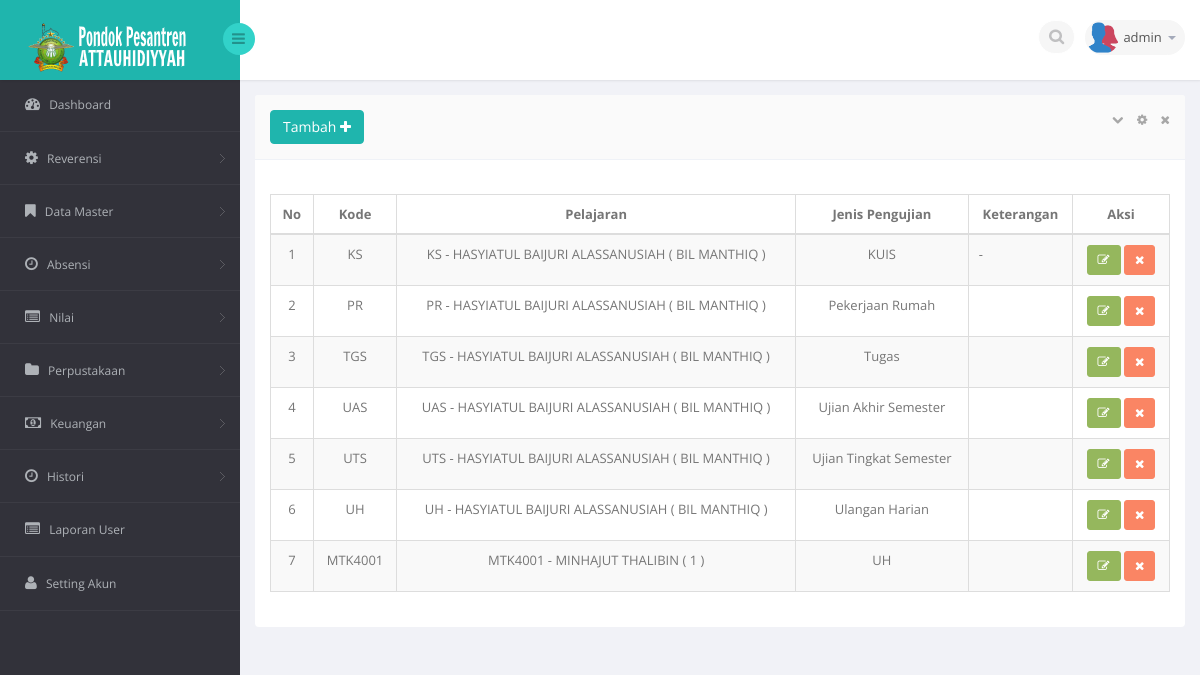
The app's page /med.php?mod=jenispengujian (signed in) with its own data.
### tables this page shows
CREATE TABLE IF NOT EXISTS `user` (
`id` int(11) NOT NULL,
  `id_user` varchar(50) NOT NULL,
  `id_sekolah` int(11) NOT NULL,
  `nama` varchar(45) NOT NULL,
  `username` varchar(20) NOT NULL,
  `password` varchar(50) NOT NULL,
  `level` varchar(20) NOT NULL,
  `last_login` datetime NOT NULL,
  `akses_master` text NOT NULL
);

CREATE TABLE IF NOT EXISTS `jenisujian` (
`id` int(10) unsigned NOT NULL,
  `kode` varchar(100) NOT NULL,
  `jenisujian` varchar(50) NOT NULL,
  `idpelajaran` int(10) unsigned NOT NULL,
  `keterangan` varchar(255) DEFAULT NULL
);

CREATE TABLE IF NOT EXISTS `pelajaran` (
`id` int(10) unsigned NOT NULL,
  `kode` varchar(20) NOT NULL,
  `nama` varchar(50) NOT NULL,
  `sifat` varchar(20) NOT NULL,
  `KKM` varchar(20) NOT NULL
);

### session.php (called while the page is built, shortened)
<?php
	include"lib/conn.php";
	$level_check = $_SESSION['level'];
	$user_check = $_SESSION['login_user'];
	if ($level_check=='siswa') {
			$ses_sql=mysqli_query($conn,"select panggilan from siswa where nis = '$user_check'");
		$row = mysqli_fetch_assoc($ses_sql);
		$login_session = $row['panggilan'];
		if(!isset($login_session)){
			mysqli_close($conn);
			header('location: login.php');
		}
	}else{
		$ses_sql=mysqli_query($conn,"select *from user where username = '$user_check'");
		$row = mysqli_fetch_assoc($ses_sql);
		$login_session = $row['username'];
	}
?>

### mod/nilai/jenispengujian.php (the view, shortened to what this page needs)
<?php
	if(isset($_SESSION['jenispengujian']) AND $_SESSION['jenispengujian'] <> 'TRUE')
	{
		?>
		  <div class="alert alert-danger alert-dismissible" id="succsess-alert">
	        <button type="button" class="close" data-dismiss="alert" aria-hidden="true">&times;</button>
	        <h4><i class="icon fa fa-ban"></i> Alert!</h4>
	        Dilarang mengakses file ini.
	      </div>
		<?php
	}
	else{
	$linkaksi = 'med.php?mod=jenispengujian';
	if(isset($_GET['act']))
	{
		$act = $_GET['act'];
		$linkaksi .= '&act='.$act;
	}
	else
	{
		$act = '';
	}
	$aksi = 'mod/nilai/act_jenispengujian.php';
	?>
	<?php
	switch ($act) {
			?>
			<?php
		default :
			?>
		        <div class="row">
		            <div class="clearfix">
		            <div class="col-sm-12">
		                <section class="panel">
		                    <header class="panel-heading">
		                        <?php if($_SESSION['level']=='admin'){?>
		                        	<a href="med.php?mod=jenispengujian&act=form">
									<button class="btn btn-primary">
										Tambah <i class="fa fa-plus"></i>
									</button>
									</a>
								<?php }?>
		                        <span class="tools pull-right">
		                            <a href="javascript:;" class="fa fa-chevron-down"></a>
		                            <a href="javascript:;" class="fa fa-cog"></a>
		                            <a href="javascript:;" class="fa fa-times"></a>
		                         </span>
		                    </header>
		                    <div class="panel-body table-responsive">
		                        <div class="adv-table editable-table ">
		                            <div class="clearfix">
		                            </div>
		                            <table class="table table-striped table-hover table-bordered" id="example">
		                                <thead>
		                                <tr>
											<th class="text-center">No</th>
		                                    <th class="text-center">Kode</th>
		                                    <th class="text-center">Pelajaran</th>
											<th class="text-center">Jenis Pengujian</th>
											<th class="text-center">Keterangan</th>
											<?php if($_SESSION['level']=='admin' ){?>
		                                    <th class="text-center">Aksi</th>
											<?php }?>
										</tr>
		                                </thead>
		                                <tbody>
		                                <?php
											$query = "SELECT a.`id`, a.`kode`, a.`jenisujian`, b.`kode` as kd, b.`nama`, a.`keterangan`
														FROM `jenisujian` as a
														join `pelajaran` as b on a.`idpelajaran` = b.`id`";
											$sql_kul = mysqli_query($conn,$query);
											$i=1;
											while ($m = mysqli_fetch_assoc($sql_kul)) {
										?>
		                                <tr class="">
		                                    <td width="" align="center"><?php echo $i ?></td>
		                                    <td width="" align="center"><?php echo $m['kode']?></td>
		                                    <td align="center"><?php echo $m['kode']?> - <?php echo $m['nama']?></td>
		                                    <td align="center"><?php echo $m['jenisujian']?></td>
		                                    <td><?php echo $m['keterangan']?></td>
											<td align="center">
		                                    <?php if($_SESSION['level']=='admin' ){?>
		                                        <a href="med.php?mod=jenispengujian&act=form&id=<?php echo $m['id'] ?>" ><button class="btn btn-success btn-sm"><i class="fa fa-edit"></i></button> </a>
												<a href="<?php echo $aksi ?>?mod=jenispengujian&act=hapus&id=<?php echo $m['id'] ?>" onclick="return myFunction();"><button class="btn btn-danger btn-sm"><i class="fa fa-times"></i></button> </a>
											</td>
											 <?php }?>
		                                </tr>
		                                <?php
		 									 $i++;
		 								 }
		 								?>
		                                </tbody>
		                            </table>
		                        </div>
		                    </div>
		                </section>
		            </div>
		        </div>
			<?php
		break;
	}
	}
?>

### med.php (shortened to what this page needs)
<?php
    include"session.php";
?>
<!DOCTYPE html>
<html lang="en">
<head>
    <link href="bs3/css/bootstrap.min.css" rel="stylesheet">
    <link href="css/bootstrap-reset.css" rel="stylesheet">
    <link href="font-awesome/css/font-awesome.css" rel="stylesheet" />
    <link rel="stylesheet" href="css/bootstrap-switch.css" />
    <link rel="stylesheet" type="text/css" href="js/bootstrap-fileupload/bootstrap-fileupload.css" />
    <link rel="stylesheet" type="text/css" href="js/bootstrap-wysihtml5/bootstrap-wysihtml5.css" />
    <link rel="stylesheet" type="text/css" href="js/bootstrap-datepicker/css/datepicker.css" />
    <link rel="stylesheet" type="text/css" href="js/bootstrap-colorpicker/css/colorpicker.css" />
    <link rel="stylesheet" type="text/css" href="js/bootstrap-daterangepicker/daterangepicker-bs3.css" />
    <link rel="stylesheet" type="text/css" href="js/bootstrap-datetimepicker/css/datetimepicker.css" />
    <link rel="stylesheet" type="text/css" href="js/jquery-multi-select/css/multi-select.css" />
    <link rel="stylesheet" type="text/css" href="js/jquery-tags-input/jquery.tagsinput.css" />
    <link rel="stylesheet" type="text/css" href="js/select2/select2.css" />
    <link href="js/jvector-map/jquery-jvectormap-1.2.2.css" rel="stylesheet">
    <link href="css/clndr.css" rel="stylesheet">
    <link href="js/css3clock/css/style.css" rel="stylesheet">
    <link rel="stylesheet" href="js/morris-chart/morris.css">
    <link href="js/advanced-datatable/css/demo_page.css" rel="stylesheet" />
    <link href="js/advanced-datatable/css/demo_table.css" rel="stylesheet" />
    <link rel="stylesheet" href="css/datatables/fixedHeader.bootstrap.min.css">
    <link rel="stylesheet" href="css/datatables/responsive.bootstrap.min.css">
    <link rel="stylesheet" href="css/datatables/buttons.dataTables.min.css">
    <link rel="stylesheet" href="css/jquery.steps.css?1">
    <link href="css/style.css" rel="stylesheet">
    <link href="css/style-responsive.css" rel="stylesheet" />
</head>
<body>
<section id="container" >
<header class="header fixed-top clearfix">
<div class="brand">
    <a href="med.php?mod=home" class="logo">
        <img class="img-responsive" src="images/logo.png" alt="">
    </a>
    <div class="sidebar-toggle-box">
        <div class="fa fa-bars"></div>
    </div>
</div>
<div class="top-nav clearfix">
    <ul class="nav pull-right top-menu">
        <li>
            <input type="text" class="form-control search" placeholder=" Search">
        </li>
        <li class="dropdown">
            <a data-toggle="dropdown" class="dropdown-toggle" href="#">
                <img alt="" src="images/users.png">
                <span class="username"><?php echo $login_session ?></span>
                <b class="caret"></b>
            </a>
        </li>
    </ul>
</div>
</header>
<aside class="position-fixed">
    <div id="sidebar" class="nav-collapse">
                    <div class="leftside-navigation">
            <ul class="sidebar-menu" id="nav-accordion">
                <li>
                    <a href="index.php">
                        <i class="fa fa-dashboard"></i>
                        <span>Dashboard</span>
                    </a>
                </li>
                <?php
                if ($_SESSION['level']=='perpustakaan') {
                ?>
                <li class="sub-menu">
                    <a href="javascript:;">
                        <i class="fa fa-folder"></i>
                        <span>Perpustakaan</span>
                    </a>
                    <ul class="sub">
                        <li><a href="med.php?mod=kategori_buku">Kategori Buku</a></li>
                        <li><a href="med.php?mod=sumber_buku">Sumber Buku</a></li>
                        <li><a href="med.php?mod=rak_buku">Rak Buku</a></li>
                        <li><a href="med.php?mod=buku">Buku</a></li>
                        <li><a href="med.php?mod=peminjaman">Data Peminjaman</a></li>
                        <li><a href="med.php?mod=pengembalian">Data Pengembalian</a></li>
                        <li><a href="med.php?mod=kas">Kas</a></li>
                    </ul>
                </li>
                <?php
                }elseif($_SESSION['level']=='admin' OR $_SESSION['level']=='superadmin'){
                ?>
                <li class="sub-menu">
                    <a href="javascript:;">
                        <i class="fa fa-cog"></i>
                        <span>Reverensi</span>
                    </a>
                </li>
                <li class="sub-menu">
                    <a href="javascript:;">
                        <i class="fa fa-bookmark"></i>
                        <span>Data Master</span>
                    </a>
                </li>
                <li class="sub-menu">
                    <a href="javascript:;">
                        <i class="fa fa-clock-o"></i>
                        <span>Absensi</span>
                    </a>
                </li>
                <li class="sub-menu">
                    <a href="javascript:;">
                        <i class="fa fa-list-alt"></i>
                        <span>Nilai</span>
                    </a>
                </li>
                <li class="sub-menu">
                    <a href="javascript:;">
                        <i class="fa fa-folder"></i>
                        <span>Perpustakaan</span>
                    </a>
                </li>
                <li class="sub-menu">
                    <a href="javascript:;">
                        <i class="fa fa-money"></i>
                        <span>Keuangan</span>
                    </a>
                </li>
                <li class="sub-menu">
                    <a href="javascript:;">
                        <i class="fa fa-clock-o"></i>
                        <span>Histori</span>
                    </a>
                </li>
                <li>
                    <a href="med.php?mod=laporan_user">
                        <i class="fa fa-list-alt"></i>
                        <span>Laporan User</span>
                    </a>
                </li>
                <li>
                    <a href="med.php?mod=userakun&act=admin">
                    <i class="fa fa-user"></i>
                        <span>Setting Akun</span>
                    </a>
                </li>
                <?php
                }
                ?>
            </ul>
        </div>
    </div>
</aside>
<section id="main-content">
    <section class="wrapper">
         <?php include"content.php"; ?>
    </section>
</section>
</section>
</body>
</html>

### records on screen
user: username "admin"
jenisujian: kode "KS", idpelajaran.nama "HASYIATUL BAIJURI ALASSANUSIAH ( BIL MANTHIQ )", jenisujian "KUIS", keterangan "-"
jenisujian: kode "PR", idpelajaran.nama "HASYIATUL BAIJURI ALASSANUSIAH ( BIL MANTHIQ )", jenisujian "Pekerjaan Rumah"
jenisujian: kode "TGS", idpelajaran.nama "HASYIATUL BAIJURI ALASSANUSIAH ( BIL MANTHIQ )", jenisujian "Tugas"
jenisujian: kode "UAS", idpelajaran.nama "HASYIATUL BAIJURI ALASSANUSIAH ( BIL MANTHIQ )", jenisujian "Ujian Akhir Semester"
jenisujian: kode "UTS", idpelajaran.nama "HASYIATUL BAIJURI ALASSANUSIAH ( BIL MANTHIQ )", jenisujian "Ujian Tingkat Semester"
jenisujian: kode "UH", idpelajaran.nama "HASYIATUL BAIJURI ALASSANUSIAH ( BIL MANTHIQ )", jenisujian "Ulangan Harian"
jenisujian: kode "MTK4001", idpelajaran.nama "MINHAJUT THALIBIN ( 1 )", jenisujian "UH"
